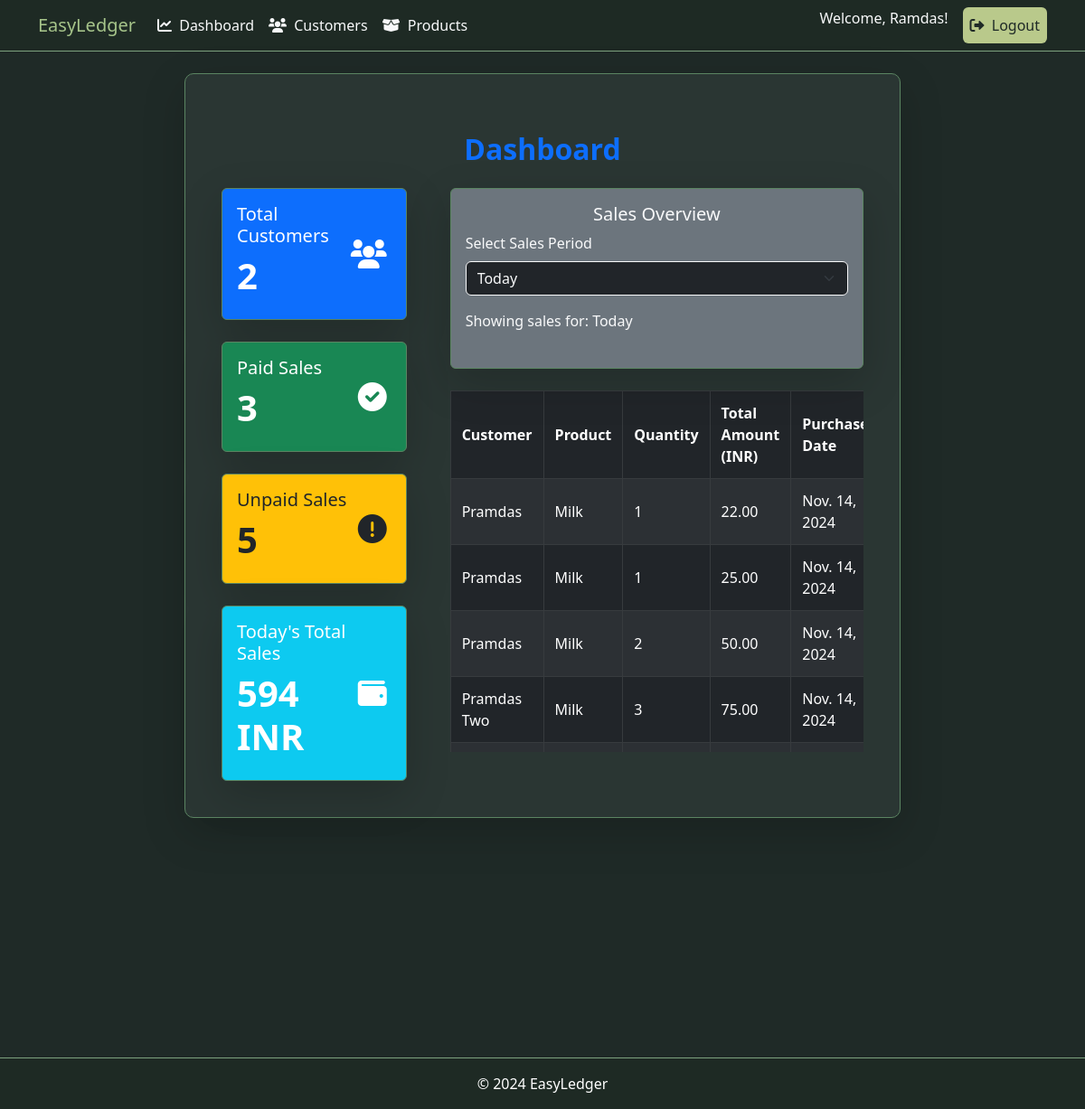
Screenshot of /app/dashboard/ (signed in) with the database file from the repository.
### app/models.py (models this page shows, shortened)
class Purchase(models.Model):
    customer = models.ForeignKey(Customer, on_delete=models.CASCADE)
    product = models.ForeignKey(Product, on_delete=models.CASCADE)
    quantity = models.PositiveIntegerField()
    purchase_date = models.DateField(auto_now_add=True)
    total_amount = models.DecimalField(max_digits=10, decimal_places=2)
    payment_status = models.BooleanField(default=False)

class Customer(models.Model):
    name = models.CharField(max_length=255)
    email = models.EmailField()
    phone = models.CharField(max_length=15)
    address = models.TextField()
    shop_owner = models.ForeignKey(User, related_name='customers', on_delete=models.CASCADE)

class Product(models.Model):
    name = models.CharField(max_length=100)
    price = models.DecimalField(max_digits=10, decimal_places=2)
    description = models.TextField(blank=True, null=True)
    shop_owner = models.ForeignKey(User, related_name='products', on_delete=models.CASCADE)

### app/views.py (the view)
# urls.py: path('', lambda request: redirect('dashboard' if request.user.is_authenticated else 'home')),  # Redirect to the dashboard on accessing the root URL
@login_required
def dashboard(request):
    customer_count = Customer.objects.filter(shop_owner=request.user).count()
    today = date.today()
    period = request.GET.get('period', 'daily')  # default to 'daily' if not specified
    if period == 'daily':
        sales = Purchase.objects.filter(purchase_date=today, product__shop_owner=request.user)
        total_sales = sales.aggregate(total_sales=Sum('total_amount'))['total_sales'] or 0
    elif period == 'monthly':
        sales = Purchase.objects.filter(purchase_date__month=today.month, purchase_date__year=today.year, product__shop_owner=request.user)
        total_sales = sales.aggregate(total_sales=Sum('total_amount'))['total_sales'] or 0
    elif period == 'yearly':
        sales = Purchase.objects.filter(purchase_date__year=today.year, product__shop_owner=request.user)
        total_sales = sales.aggregate(total_sales=Sum('total_amount'))['total_sales'] or 0
    else:
        total_sales = 0
        sales = Purchase.objects.none()
    paid_sales_count = sales.filter(payment_status=True).count()
    unpaid_sales_count = sales.filter(payment_status=False).count()
    return render(request, 'app/dashboard.html', {
        'customer_count': customer_count,
        'total_sales': total_sales,
        'paid_sales_count': paid_sales_count,
        'unpaid_sales_count': unpaid_sales_count,
        'period': period,
        'sales': sales,
    })

### app/templates/app/dashboard.html (shortened to what this page needs)
{% extends 'app/base.html' %}
{% block content %}
<div class="container mt-5">
    <h2 class="mb-4 text-center text-primary fw-bold">Dashboard</h2>
    <div class="row">
        <div class="col-md-4">
            <div class="container">
                <div class="card bg-primary text-white mb-4 shadow-lg rounded">
                    <div class="card-body">
                        <div class="d-flex justify-content-between align-items-center">
                            <div>
                                <h5 class="card-title mb-2">Total Customers</h5>
                                <h3 class="display-6 fw-bold">{{ customer_count }}</h3>
                            </div>
                            <i class="fas fa-users fa-2x"></i>
                        </div>
                    </div>
                </div>
                <div class="card bg-success text-white mb-4 shadow-lg rounded">
                    <div class="card-body">
                        <div class="d-flex justify-content-between align-items-center">
                            <div>
                                <h5 class="card-title mb-2">Paid Sales</h5>
                                <h3 class="display-6 fw-bold">{{ paid_sales_count }}</h3>
                            </div>
                            <i class="fas fa-check-circle fa-2x"></i>
                        </div>
                    </div>
                </div>
                <div class="card bg-warning text-dark mb-4 shadow-lg rounded">
                    <div class="card-body">
                        <div class="d-flex justify-content-between align-items-center">
                            <div>
                                <h5 class="card-title mb-2">Unpaid Sales</h5>
                                <h3 class="display-6 fw-bold">{{ unpaid_sales_count }}</h3>
                            </div>
                            <i class="fas fa-exclamation-circle fa-2x"></i>
                        </div>
                    </div>
                </div>
                <div class="card bg-info text-white mb-4 shadow-lg rounded">
                    <div class="card-body">
                        <div class="d-flex justify-content-between align-items-center">
                            <div>
                                <h5 class="card-title mb-2">Today's Total Sales</h5>
                                <h3 class="display-6 fw-bold">{{ total_sales }} INR</h3>
                            </div>
                            <i class="fas fa-wallet fa-2x"></i>
                        </div>
                    </div>
                </div>
            </div>
        </div>
        <div class="col-md-8">
            <div class="container mb-4">
                <div class="card bg-secondary text-light shadow-lg rounded">
                    <div class="card-body">
                        <h5 class="card-title text-center">Sales Overview</h5>
                        <form method="get" class="d-flex flex-column mb-3">
                            <label for="period" class="form-label text-light">Select Sales Period</label>
                            <select name="period" id="period" onchange="this.form.submit()" class="form-select bg-dark text-light border-light">
                                <option value="daily" {% if period == 'daily' %}selected{% endif %}>Today</option>
                            </select>
                        </form>
                        <p class="mb-4 text-light">
                            Showing sales for:
                            {% if period == 'daily' %}Today{% elif period == 'monthly' %}This Month{% elif period == 'yearly' %}This Year{% endif %}
                        </p>
                    </div>
                </div>
            </div>
            <div class="container">
                <div class="table-responsive" style="max-height: 400px; overflow-y: auto;">
                    <table class="table table-dark table-striped table-bordered">
                        <thead>
                            <tr>
                                <th>Customer</th>
                                <th>Product</th>
                                <th>Quantity</th>
                                <th>Total Amount (INR)</th>
                                <th>Purchase Date</th>
                            </tr>
                        </thead>
                        <tbody>
                            {% for sale in sales %}
                                <tr>
                                    <td>{{ sale.customer.name }}</td>
                                    <td>{{ sale.product.name }}</td>
                                    <td>{{ sale.quantity }}</td>
                                    <td>{{ sale.total_amount }}</td>
                                    <td>{{ sale.purchase_date }}</td>
                                </tr>
                            {% empty %}
                                <tr>
                                    <td colspan="6" class="text-center">No sales available for the selected period.</td>
                                </tr>
                            {% endfor %}
                        </tbody>
                    </table>
                </div>
            </div>
        </div>
    </div>
</div>
{% endblock %}

### app/templates/app/base.html (shortened to what this page needs)
<!DOCTYPE html>
<html lang="en">
<head>
    <link href="https://cdn.jsdelivr.net/npm/bootstrap@5.3.0-alpha1/dist/css/bootstrap.min.css" rel="stylesheet">
    <link rel="stylesheet" href="https://cdnjs.cloudflare.com/ajax/libs/font-awesome/6.0.0-beta3/css/all.min.css">
</head>
<body>
    <nav class="navbar navbar-expand-lg navbar-dark">
        <div class="container">
            <a class="navbar-brand" href="{% url 'dashboard' %}">EasyLedger</a>
            <div class="collapse navbar-collapse" id="navbarNav">
                <ul class="navbar-nav me-auto">
                    <li class="nav-item">
                        <a class="nav-link text-light" href="{% url 'dashboard' %}"><i class="fas fa-chart-line me-1"></i> Dashboard</a>
                    </li>
                    <li class="nav-item">
                        <a class="nav-link text-light" href="{% url 'customer_list' %}"><i class="fas fa-users me-1"></i> Customers</a>
                    </li>
                    <li class="nav-item">
                        <a class="nav-link text-light" href="{% url 'product_list' %}"><i class="fas fa-box-open me-1"></i> Products</a>
                    </li>
                </ul>
                <ul class="navbar-nav ms-auto">
                    {% if user.is_authenticated %}
                    <li class="nav-item">
                        <span class="navbar-text text-light me-3">
                            Welcome, {{ user.username }}!
                        </span>
                    </li>
                    <li class="nav-item">
                        <form method="POST" action="{% url 'logout' %}">
                            <button type="submit" class="nav-link btn btn-warning">
                                <i class="fas fa-sign-out-alt me-1"></i> Logout
                            </button>
                        </form>
                    </li>
                    {% else %}
                    <li class="nav-item">
                        <a class="nav-link text-light" href="{% url 'login' %}"><i class="fas fa-sign-in-alt me-1"></i> Login</a>
                    </li>
                    {% endif %}
                </ul>
            </div>
        </div>
    </nav>
    <div class="jumbo-container mt-4">
        <div class="row">
            <div class="col-md-8 mx-auto">
                <div class="card shadow-lg mb-4">
                    <div class="card-body">
                        {% block content %}
                        {% endblock %}
                    </div>
                </div>
            </div>
        </div>
    </div>
    <footer class="footer text-center py-3 text-white fixed-bottom">
        <span>&copy; 2024 EasyLedger</span>
    </footer>
</body>
</html>

### app/templates/app/base.html (style rules this page uses)
body { background-color: #1f2a27; color: #d1d5d2; overflow: hidden; }
.navbar { background-color: #1e2a24; border-bottom: 1px solid #7da27f; }
.navbar-brand { color: #a6c48a !important; }
.card { background-color: #2a3633; border: 1px solid #5b8562; border-radius: 10px; }
.footer { background-color: #1e2a24; border-top: 1px solid #7da27f; }
.table { border-collapse: collapse; width: 100%; }
.table th, .table td { padding: 12px; text-align: left; vertical-align: middle; }
.table thead { background-color: #23302c; color: #9ab98d; }
.btn-warning { background-color: #b9c98b; border-color: #b9c98b; color: #1f2a27; }
.table-responsive { max-height: 400px; overflow-y: auto; }
i.fas { margin-right: 5px; }

### rows the page displays
Purchase: customer.name "Pramdas", product.name "Milk", quantity "1", total_amount "22.00", purchase_date "Nov. 14, 2024"
Purchase: customer.name "Pramdas", product.name "Milk", quantity "1", total_amount "25.00", purchase_date "Nov. 14, 2024"
Purchase: customer.name "Pramdas", product.name "Milk", quantity "2", total_amount "50.00", purchase_date "Nov. 14, 2024"
Purchase: customer.name "Pramdas Two", product.name "Milk", quantity "3", total_amount "75.00", purchase_date "Nov. 14, 2024"

### other values shown
{{ user.username }} "Ramdas"
{{ customer_count }} "2"
{{ paid_sales_count }} "3"
{{ unpaid_sales_count }} "5"
{{ total_sales }} "594"
